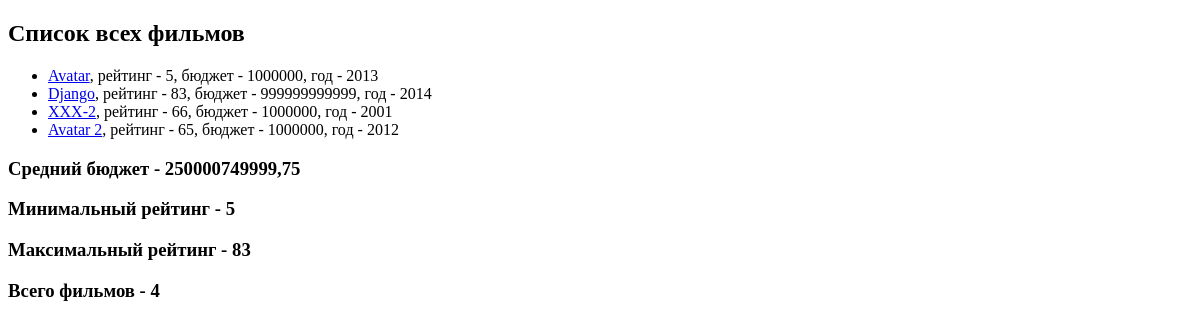
The app's page /, older data.
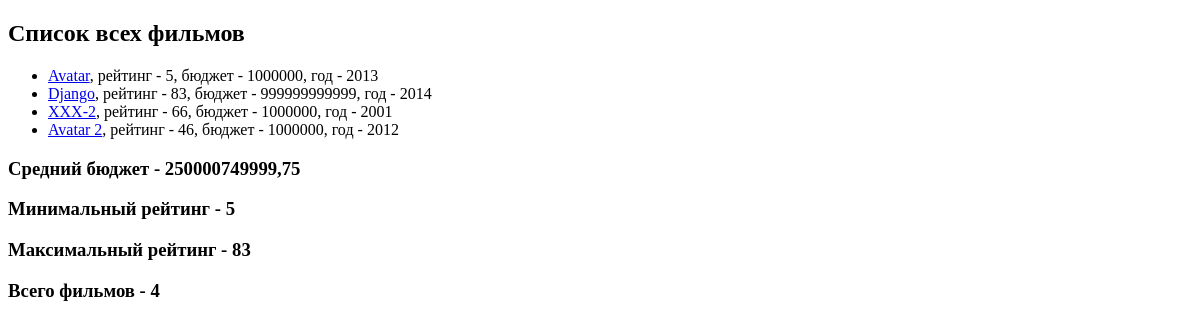
The same page, newer data.
### movie_app/models.py (models this page shows, shortened)
class Movie(models.Model):
    EURO = "EUR"
    USD = "USD"
    RUB = "RUB"
    CURRENCY_CHOICES = [
        (EURO, 'EURO'),
        (USD, 'Dollars'),
        (RUB, 'Rubles'),
    ]
    name = models.CharField(max_length=40)
    rating = models.IntegerField(validators=[MinValueValidator(1),
                                             MaxValueValidator(100)])
    year = models.IntegerField(null=True, blank=True)
    budget = models.IntegerField(default=1000000, blank=True, validators=[MinValueValidator(1)])
    currency = models.CharField(max_length=3, choices=CURRENCY_CHOICES, default=RUB)
    slug = models.SlugField(default='', null=False)
    director = models.ForeignKey(Director, on_delete=models.CASCADE, null=True)
    actors = models.ManyToManyField(Actor)
    def get_url(self):
        return reverse('movie-detail', args=[self.slug])

### movie_app/views.py (the view)
# urls.py: path('', views.show_all_movie),
def show_all_movie(request):
    movies = Movie.objects.annotate(
        true_bool=Value(True),
        false_bool=Value(False),
        str_bool=Value('hello'),
        int_bool=Value(20),
        new_budget=F('budget')+100,
        sum_rat_year=F('rating') + F('year')
    )
    agg = movies.aggregate(Avg('budget'), Max('rating'), Min('rating'), Count('rating'))
    return render(request, 'movie_app/all_movies.html', {
        'movies': movies,
        'agg': agg
    })

### movie_app/templates/movie_app/all_movies.html (shortened to what this page needs)
{% extends 'movie_app/base.html'%}
{% block content %}
    <h2>Список всех фильмов</h2>
    <ul>
        {% for movie in movies %}
            <li><a href="{{ movie.get_url }}">{{ movie.name }}</a>,
                рейтинг - {{ movie.rating }},
                бюджет - {{ movie.budget }},
                год - {{ movie.year|default:'Неизвестен' }}</li>
        {% endfor %}
    </ul>
    <h3>Средний бюджет - {{ agg.budget__avg }}</h3>
    <h3>Минимальный рейтинг - {{ agg.rating__min }}</h3>
    <h3>Максимальный рейтинг - {{ agg.rating__max }}</h3>
    <h3>Всего фильмов - {{ agg.rating__count }}</h3>
{% endblock %}

Row changes from the older to the newer data that the page shows:
changed Movie "Avatar 2": rating "65" → "46"
